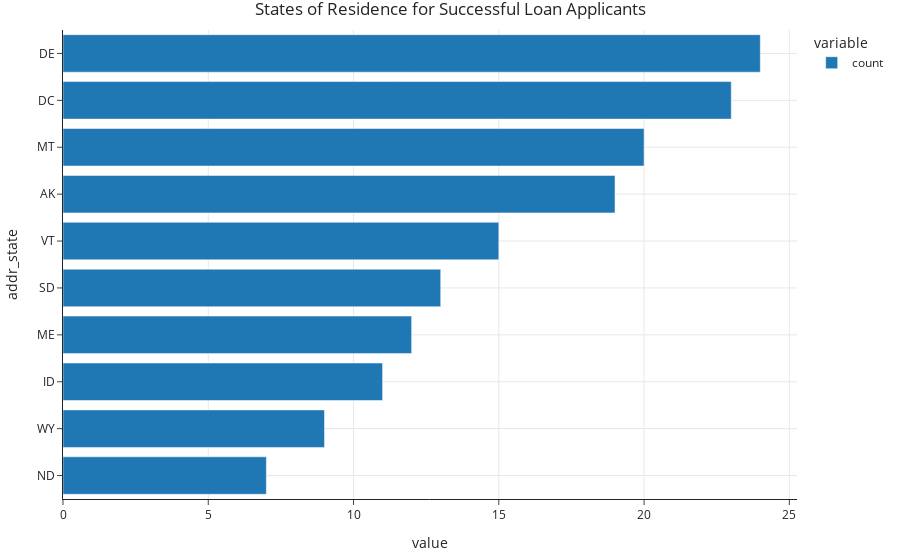

Notebook cell for this chart:
### Code cell
# A little formatting goes a long way!
(
    loans['addr_state']
    .value_counts()
    .sort_values()
    .head(10)
    .plot(kind='barh', title='States of Residence for Successful Loan Applicants')
    .update_layout()
)

### Figure 1 — Plotly figure (JSON) as saved in the notebook; plotly's stock layout.template omitted (floating-point values rounded to 4 significant figures)
{"data": [{"alignmentgroup": "True", "hovertemplate": "variable=count<br>value=%{x}<br>addr_state=%{y}<extra></extra>", "legendgroup": "count", "marker": {"color": "#1F77B4", "pattern": {"shape": ""}}, "name": "count", "offsetgroup": "count", "orientation": "h", "showlegend": true, "textposition": "auto", "type": "bar", "x": [7, 9, 11, 12, 13, 15, 19, 20, 23, 24], "xaxis": "x", "y": ["ND", "WY", "ID", "ME", "SD", "VT", "AK", "MT", "DC", "DE"], "yaxis": "y"}], "layout": {"barmode": "relative", "legend": {"title": {"text": "variable"}, "tracegroupgap": 0}, "title": {"text": "States of Residence for Successful Loan Applicants"}, "xaxis": {"anchor": "y", "domain": [0, 1], "title": {"text": "value"}}, "yaxis": {"anchor": "x", "domain": [0, 1], "title": {"text": "addr_state"}}}}
